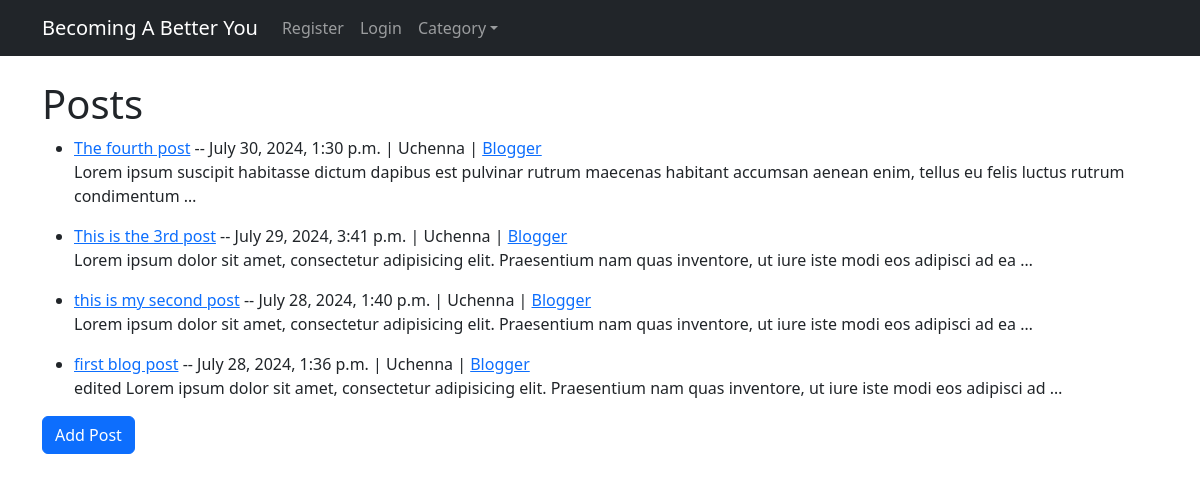
The app's page /, older data.
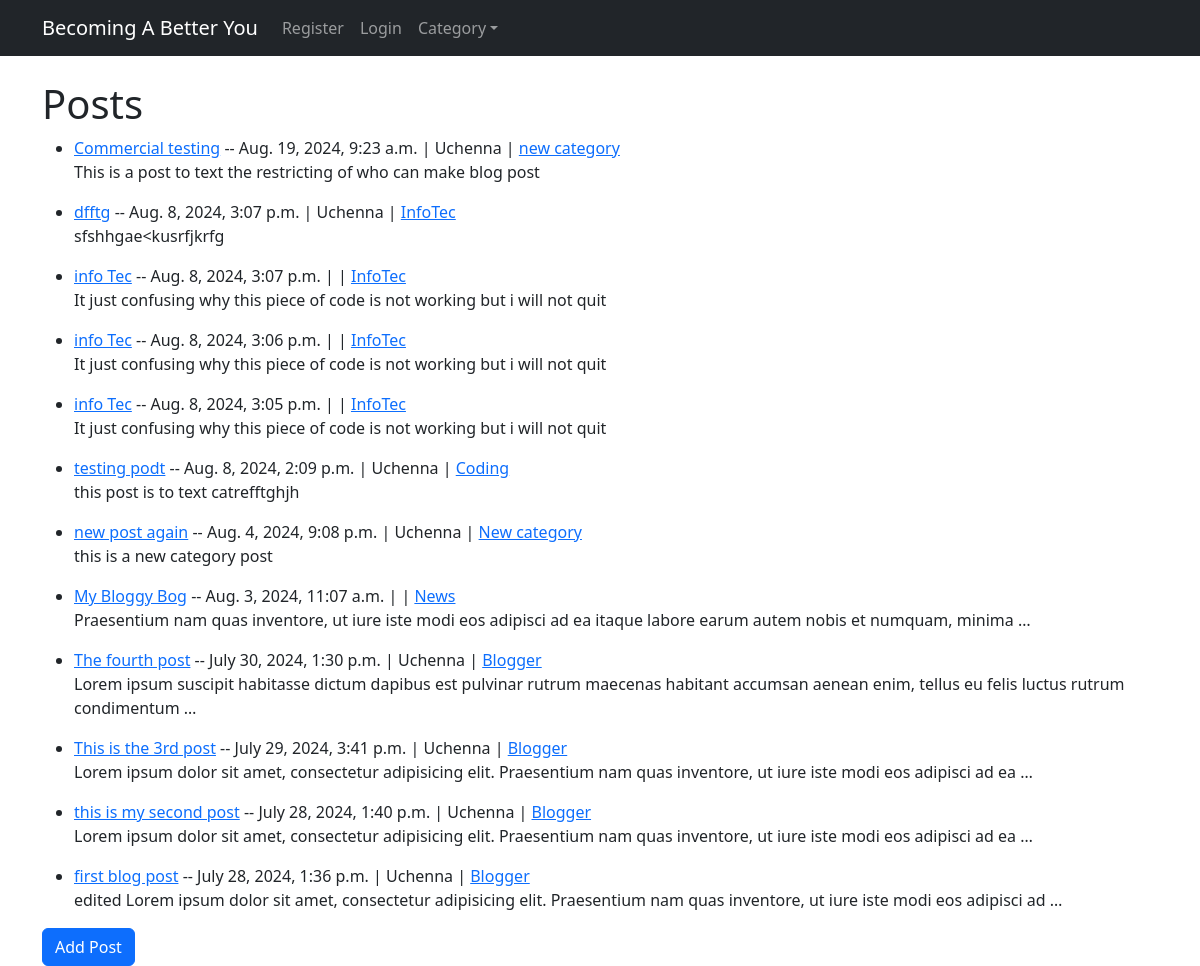
The same page, newer data.
### blog/models.py (models this page shows, shortened)
class Post(models.Model):
    title = models.CharField(max_length=255)
    body =RichTextField(blank=True, null=True)
    author = models.ForeignKey(User, on_delete=models.CASCADE)
    created = models.DateTimeField(auto_now_add=True)
    category = models.CharField(max_length=255, default="Sports")
    likes = models.ManyToManyField(User, related_name='blog_posts')
    header_image = models.ImageField(blank=True, upload_to='images/')

### blog/views.py (the view)
# urls.py: path('', HomeView.as_view(), name='home'), #class based view
class HomeView(ListView):
    model = Post
    template_name = 'home.html'
    ordering = ['created']
    def get_context_data(self, *args, **kwargs):
        cat_menu = Category.objects.all()
        context = super(HomeView, self).get_context_data(*args, **kwargs)
        context["cat_menu"]= cat_menu
        return (context)

### blog/models.py (called while the page is built)
    def __str__(self):
        return self.catName

### templates/home.html
{% extends 'base.html' %}
{% block content %}
<h1>Posts</h1>
<ul>
{% for post in object_list reversed %}
<li>
    <a href="{% url 'article_details' post.pk %}">{{post.title}}</a> -- {{post.created}}
    | {{post.author.first_name}} | <a href="{% url 'category' post.category|slugify %}">{{post.category}}</a>
    <br> {{post.body|truncatewords:20}} <p></p>
</li>
    {% endfor %}
</ul>
<a href="{% url 'add_post' %}" class = "btn btn-primary">Add Post</a>
{% endblock %}

### templates/base.html (shortened to what this page needs)
<!doctype html>
<html lang="en">
    <head>
        <link
            href="https://cdn.jsdelivr.net/npm/bootstrap@5.3.2/dist/css/bootstrap.min.css"
            rel="stylesheet"
        />
    </head>
    <body>
        <nav
            class="navbar navbar-expand-sm navbar-dark bg-dark"
        >
            <div class="container">
                <a class="navbar-brand" href="{% url 'home'%}">Becoming A Better You</a>
                <div class="collapse navbar-collapse" id="navbarSupportContent">
                    <ul class="navbar-nav me-auto mt-2 mt-lg-0">
                        {% if user.is_authenticated %}
                        <li class="nav-item">
                            <a class="nav-link" href="{% url 'logout' %}">Logout</a>
                        </li>
                        <li class="nav-item">
                            <a class="nav-link" href="{% url 'add_post' %}">Add Post</a>
                        </li>
                        <li class="nav-item">
                            <a class="nav-link" href="{% url 'add_category' %}">Add category</a>
                        </li>
                        <li class="nav-item">
                            <a class="nav-link" href="{% url 'edit_profile' %}">Edit Profile</a>
                        </li>
                        {%else %}
                        <li class="nav-item">
                            <a class="nav-link" href="{% url 'register' %}">Register</a>
                        </li>
                        <li class="nav-item">
                            <a class="nav-link" href="{% url 'login' %}">Login</a>
                        </li>
                        {% endif %}
                        <div class="dropdown">
                        <a class="nav-link dropdown-toggle" type="dropdown" data-bs-toggle="dropdown" aria-expanded="false">
                            Category</a>
                        </div>
                    </ul>
                </div>
            </div>
        </nav>
        <main> <br>
        <div class="container">
            {% block content %}
            {% endblock %}
        </div>
    </main>
    </body>
</html>

Row changes from the older to the newer data that the page shows:
added Post: title "Commercial testing", created "Aug. 19, 2024, 9:23 a.m.", author.first_name "Uchenna", category "new category", body "This is a post to text the restricting of who can make blog post"
added Post: title "dfftg", created "Aug. 8, 2024, 3:07 p.m.", author.first_name "Uchenna", category "InfoTec", body "sfshhgae<kusrfjkrfg"
added Post: title "info Tec", created "Aug. 8, 2024, 3:07 p.m.", category "InfoTec", body "It just confusing why this piece of code is not working but i will not quit"
added Post: title "info Tec", created "Aug. 8, 2024, 3:06 p.m.", category "InfoTec", body "It just confusing why this piece of code is not working but i will not quit"
added Post: title "info Tec", created "Aug. 8, 2024, 3:05 p.m.", category "InfoTec", body "It just confusing why this piece of code is not working but i will not quit"
added Post: title "testing podt", created "Aug. 8, 2024, 2:09 p.m.", author.first_name "Uchenna", category "Coding", body "this post is to text catrefftghjh"
added Post: title "new post again", created "Aug. 4, 2024, 9:08 p.m.", author.first_name "Uchenna", category "New category", body "this is a new category post"
added Post: title "My Bloggy Bog", created "Aug. 3, 2024, 11:07 a.m.", category "News", body "Praesentium nam quas inventore, ut iure iste modi eos adipisci ad ea itaque labore earum autem nobis et numquam, minima …"
